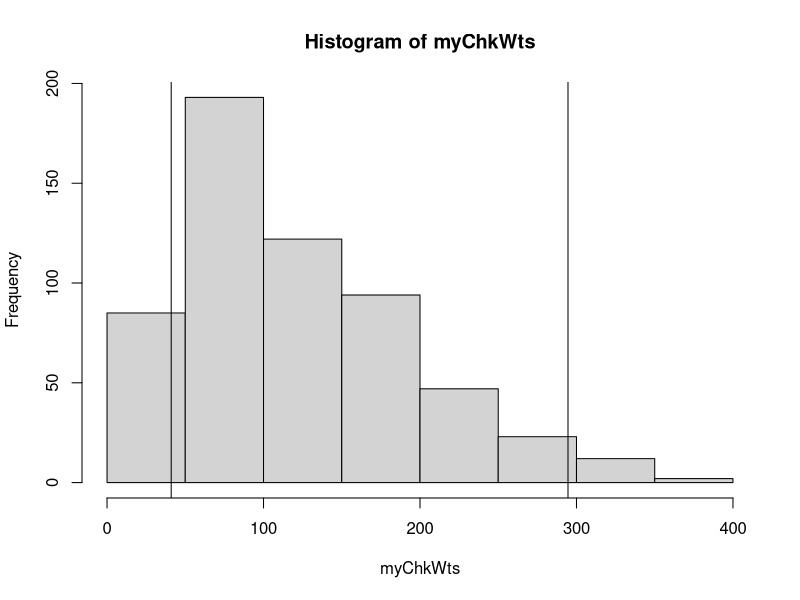
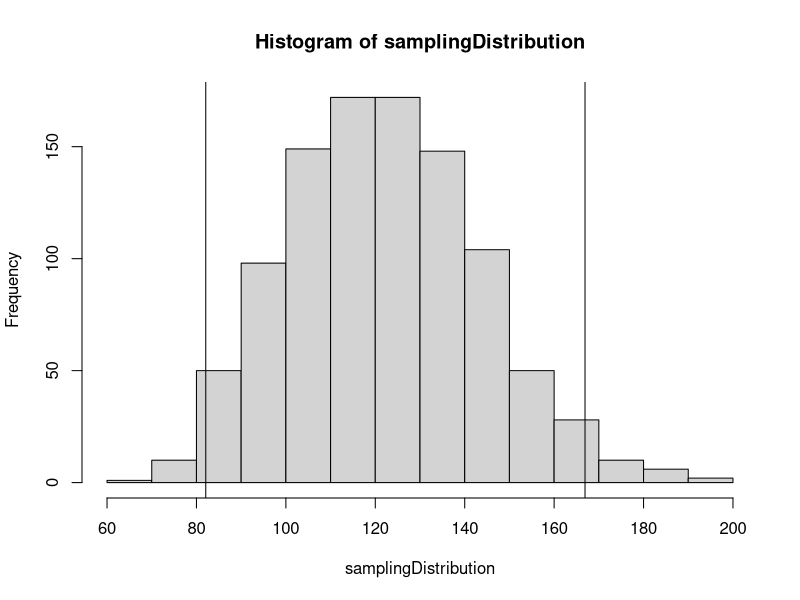
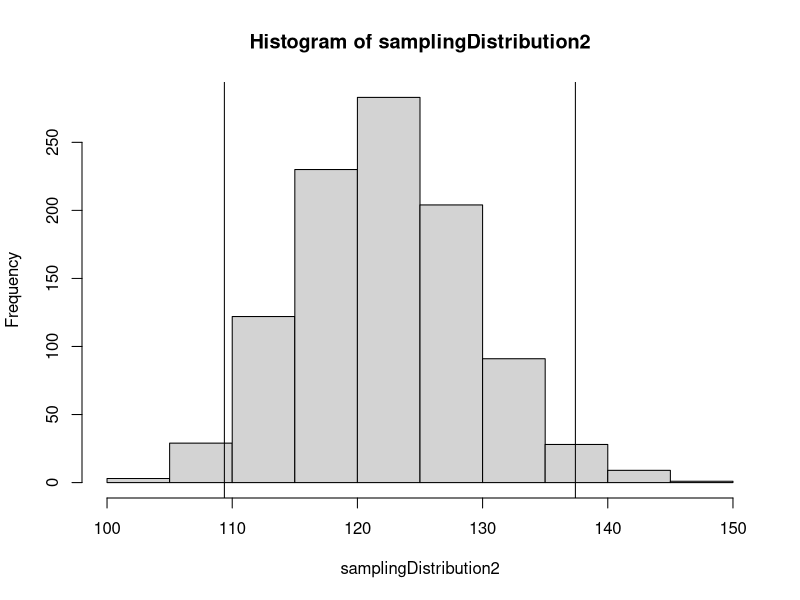

Write the R code that produced these figures, in order.
## ---- chunk 1
knitr::opts_chunk$set(echo = TRUE)
## ---- chunk 2
summary(ChickWeight)
dim(ChickWeight)
## ---- chunk 3
summary(ChickWeight$weight) 

## ---- chunk 4
head(ChickWeight$weight) 

## ---- chunk 5
mean(ChickWeight$weight) 

## ---- chunk 6
myChkWts <- ChickWeight$weight

## ---- chunk 7
quantile(myChkWts,0.50)
## ---- chunk 8
hist(myChkWts)

abline(v=quantile(myChkWts,0.025))

abline(v=quantile(myChkWts,0.975))



## ---- chunk 9

samplingDistribution <- replicate(1000,mean(sample(myChkWts, 									size=11,replace=TRUE)),simplify=TRUE)

hist(samplingDistribution)

abline(v=quantile(samplingDistribution,0.025))

abline(v=quantile(samplingDistribution,0.975))
## ---- chunk 10
samplingDistribution2 <- replicate(1000,mean(sample(myChkWts, 									size=100,replace=TRUE)),simplify=TRUE)

hist(samplingDistribution2)

abline(v=quantile(samplingDistribution2,0.025))

abline(v=quantile(samplingDistribution2,0.975))
